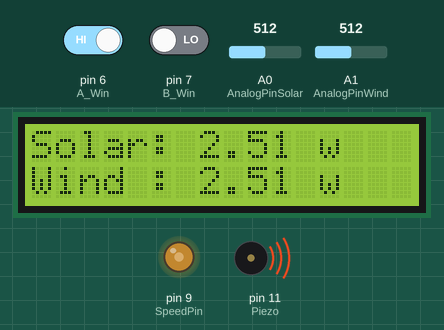
Simulated run of this sketch. Board: Arduino Uno, built with avr-gcc and run on an emulated ATmega328P. Parts: 16×2 character LCD, output pins drawn as LEDs (lit = HIGH), buzzer (waves = sounding, pin HIGH). The test bench sets the inputs (shaded band); at power-on: A0 (AnalogPinSolar) = 512, A1 (AnalogPinWind) = 512, pin 6 (A_Win) HIGH, pin 7 (B_Win) LOW. WiFi joins after 1.5 s; servers stay silent unless stated.

Above: at 6.5 s.
6.6 s: A0 (AnalogPinSolar) set to 716
At 12.9 s:
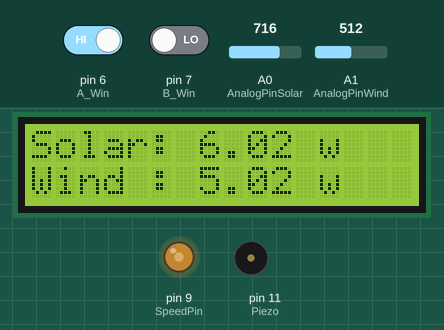
17.0 s: A1 (AnalogPinWind) set to 716
At 22.4 s:
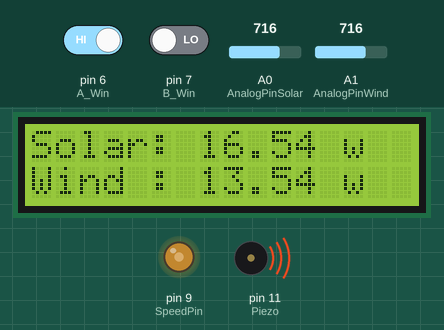
25.5 s: pin 6 (A_Win) driven LOW
At 26.5 s:
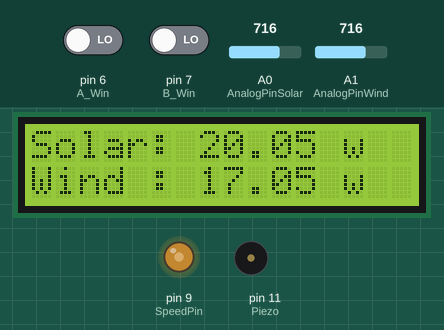
35.7 s: pin 7 (B_Win) driven HIGH
At 37.3 s:
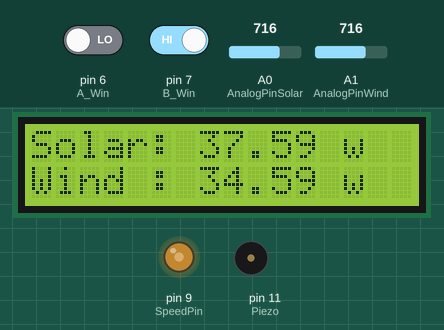
40.1 s: A0 (AnalogPinSolar) set to 900
At 44.7 s:
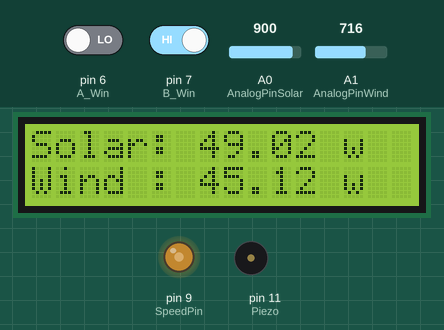
45.0 s: A1 (AnalogPinWind) set to 900
At 49.4 s:
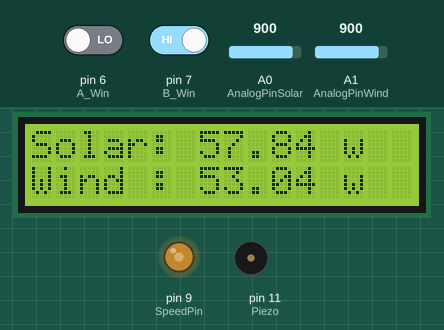
Timing chart, 0 to 50.9 s (numbered marks = the images above; inputs shaded):
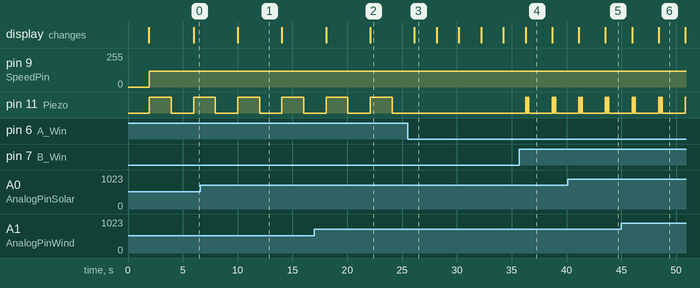

The sketch:

EDS_Final_Prog_SuperChart_LCD_Speed_Piezo_.ino
```cpp
#define BLYNK_PRINT Serial          //Enable Wifi module and Blynk fx
#include <ESP8266_Lib.h>
#include <BlynkSimpleShieldEsp8266.h>

char auth[] = "";     // You should get Auth Token in the Blynk App. Go to the Project Settings (nut icon).
char ssid[] = "";                            // Your WiFi credentials.
char pass[] = "";                         // Set password to "" for open networks.

/*
 * Using phone hotspot
 */

#include <SoftwareSerial.h>
SoftwareSerial EspSerial(2, 4);      // RX, TX for the SPEEEduino

#include <LiquidCrystal_I2C.h>
LiquidCrystal_I2C lcd(0x27, 16, 2);   //To initalise LCD-I2C

#define ESP8266_BAUD 9600           //Setting ESP module
ESP8266 wifi(&EspSerial);

BlynkTimer timer;                   //Initalise 'timer' FX

int SpeedPin = 9;                   //Speed control to Pin9 due to PWM
int A_Win = 6;                      //AWin to Pin6
int B_Win = 7;                      //BWin to Pin7
int Piezo = 11;                     //Piezo to Pin11 due to Gnd point


/*Could not get FX calls to work, hence stuff everything in a single FX*/
void VoltOut()                      //Seperate FX as void loop needs to be clear for Blynk to work
{
  int AnalogValsWind[50];             // Initialise array size of 50, for wind
  int AnalogPinWind= A1;              // Use A3 as windmill input
  int RawWind=0;                      //Value to store raw wind array output
  float TotalWind=0;                  //Value to store converted wind array output, float to allow for decimal points

  int AnalogValsSolar[50];            // Initialise array size of 50, for solar
  int AnalogPinSolar= A0;             // Use A2 as Solar input
  int RawSolar=0;                     //Value to store raw solar array output
  float TotalSolar=0;                 //Value to store converted solar array output

  for (int i=0; i<50; i++)            //Speed control using var 'SpeedValue'
  {
    for (int SpeedValue = 120 ; SpeedValue <= 255; SpeedValue == SpeedValue)
    {
     analogWrite(SpeedPin, SpeedValue);// Outputs for Speed control

      int Reading = digitalRead;//AWin, Bwin FX
      Reading = digitalRead (B_Win);
      Reading = digitalRead (A_Win);


      if  (digitalRead(B_Win) == HIGH && digitalRead(A_Win) == LOW)// BWin =  2 fast bleeps
        {
          digitalWrite(Piezo, HIGH);
          delay(100);
          digitalWrite(Piezo, LOW);
          delay(100);
          digitalWrite(Piezo, HIGH);
          delay(100);
          digitalWrite(Piezo, LOW);
          delay(100);
        }

      if (digitalRead(A_Win) == HIGH && digitalRead(B_Win) == LOW)// AWin = 1 long bleep
        {
          digitalWrite(Piezo, HIGH);
          delay(2000);
          digitalWrite(Piezo, LOW);
        }
       if (digitalRead(A_Win) == HIGH && digitalRead(B_Win) == HIGH) // Default = no sound
        {
          digitalWrite(Piezo, LOW);
        }

     AnalogValsWind[i] = analogRead(AnalogPinWind);  //Store input of A1 into array
     delay(1000);                                    //wait 1 Ssecond between recordings
     RawWind += AnalogValsWind[i];                    // Add all items in array together for wind
     TotalWind = RawWind*0.0049;                      //Convert to voltage

     AnalogValsSolar[i]= analogRead(AnalogPinSolar); //Store input of A2 into array
     delay(1000);                                    //wait 1 Ssecond between recordings
     RawSolar += AnalogValsSolar[i];                  // Add all items in array together for solar
     TotalSolar = RawSolar*0.0049;                    //Convert to voltage

     float TotalVolt=TotalWind+TotalSolar;            //Calculate total voltage for Blynk

     Blynk.virtualWrite(V0, TotalWind);               //Send info to Blynk
     Blynk.virtualWrite(V1, TotalSolar);
     Blynk.virtualWrite(V2, TotalVolt);

     lcd.setCursor(0, 0);         // move cursor to (0, 0), the top row
     lcd.print("Solar: ") ;       //For solar voltage output
     lcd.print(TotalSolar, 2);
     lcd.print(" w");
     lcd.setCursor(0, 1);         // move cursor to   (0, 1), the second row
     lcd.print("Wind : ") ;       //For wind voltage output
     lcd.print(TotalWind, 2);
     lcd.print(" w");
    }
  }
}

void setup()
{
  Serial.begin(9600);                                 //Activate serial connection
  delay(10);
  EspSerial.begin(ESP8266_BAUD);                      // Set ESP8266 baud rate
  delay(10);
  Blynk.begin(auth, wifi, ssid, pass);                //Use credential to connect blynk

  lcd.begin(16, 2);                                   //Activates LCD
  lcd.backlight();

  pinMode(SpeedPin, OUTPUT);                          //Setting all pin modes
  pinMode(Piezo, OUTPUT);

  pinMode(B_Win, INPUT);
  pinMode(A_Win, INPUT);

  timer.setInterval(0100, VoltOut);       //Call fx every 0.1 second
}

void loop()
{
  Blynk.run();
  timer.run(); // Initiates BlynkTimer and runs
}
```

Measured:
- after the input at 25.5 s, pin 11 (Piezo): stops changing and stays LOW
- after the input at 35.7 s, pin 11 (Piezo): LOW → HIGH after 0.57 s, → LOW 0.10 s later, → HIGH 0.10 s later, → LOW 0.10 s later, … (8 changes in this stretch)
- by itself, pin 11 (Piezo): alternates HIGH for 2.0 s and LOW for 2.0 s
- what the display in image 1 shows lasts 4.0 s, from 10.0 s to 14.0 s
- what the display in image 3 shows lasts 2.1 s, from 26.1 s to 28.2 s
- what the display in image 4 shows lasts 2.4 s, from 36.3 s to 38.7 s
